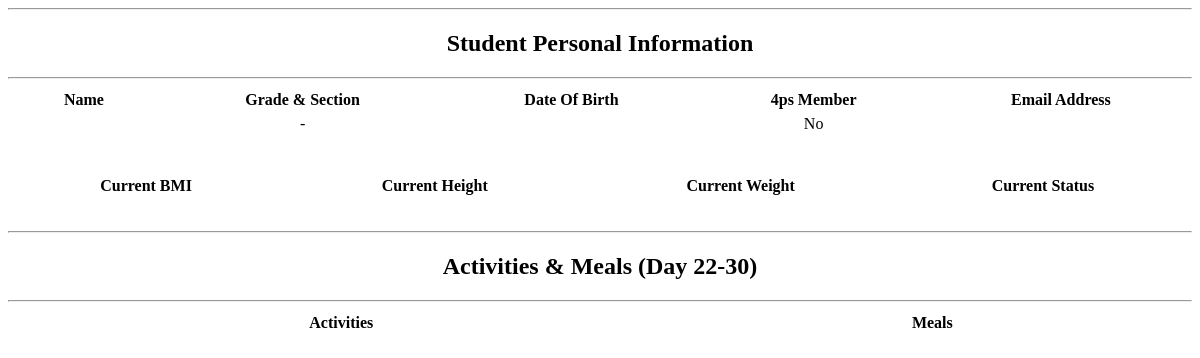
/student-record4.php?id=Montana, run on an earlier commit of the app's database.
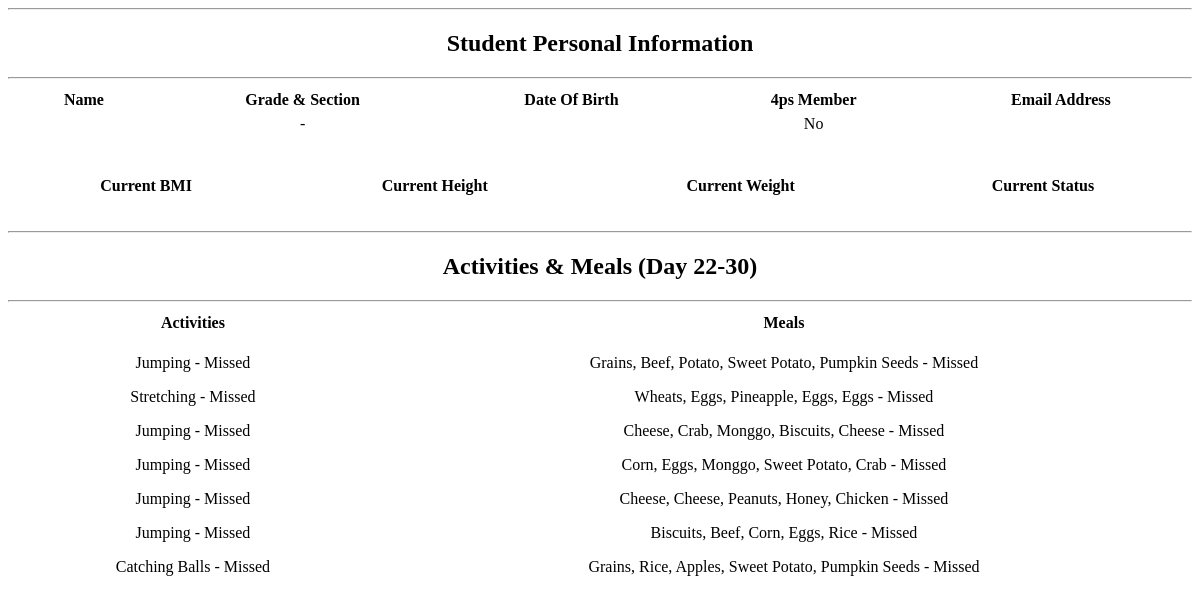
And on a later commit of the database.
### tables this page shows
CREATE TABLE `program_records` (
  `id` int(11) NOT NULL,
  `student_id` varchar(20) NOT NULL,
  `date_started` date NOT NULL,
  `predicted_date` int(11) NOT NULL,
  `foods` varchar(255) NOT NULL,
  `exercises` varchar(255) NOT NULL,
  `day` varchar(50) NOT NULL,
  `food_acknowledge` int(11) NOT NULL,
  `exercise_acknowledge` int(11) NOT NULL,
  `ended_day` date NOT NULL,
  `date_time_created` datetime NOT NULL,
  `date_time_updated` datetime NOT NULL
);

### student-record4.php (the view, shortened to what this page needs)
<?php $id = $_GET['id']?>
<!DOCTYPE html>
<html lang="en">
<head>
</head>
<body>
    <hr>
    <span style="text-align: center;">
        <h2>Student Personal Information</h2>
    </span>
    <hr>
    <table>
        <thead>
            <tr>
                <th>Name</th>
                <th>Grade & Section</th>
                <th>Date Of Birth</th>
                <th>4ps Member</th>
                <th>Email Address</th>
            </tr>
        </thead>
        <tbody>
            <tr>
                <td><?= $rows['student_first_name'] .' '. $rows['student_middle_name'] .' '. $rows['student_last_name'] ?></td>
                <td><?= $rows['student_grade'] .'-'. $rows['student_section'] ?></td>
                <td><?= $rows['student_date_of_birth']?></td>
                <td><?php if($rows['student_four_ps'] == 0){
                    echo 'No';
                } else {
                    echo 'Yes';
                }
                ?></td>
                <td><?= $rows['user_email']?></td>
            </tr>
        </tbody>
    </table>
    <br>
    <br>
    <table>
        <thead>
        <tr>
            <th>Current BMI</th>
            <th>Current Height</th>
            <th>Current Weight</th>
            <th>Current Status</th>
        </tr>
        </thead>
        <tbody>
        <tr>
            <td><?= $rows['health_infos_bmi']?></td>
            <td><?= $rows['health_infos_height']?></td>
            <td><?= $rows['health_infos_weight']?></td>
            <td><?= $rows['health_infos_status']?></td>
        </tr>
        </tbody>
    </table>
    <br>
    <hr>
    <span style="text-align: center;">
        <h2>Activities & Meals (Day 22-30)</h2>
    </span>
    <hr>
    <table>
        <tr>
            <th>Activities</th>
            <th>Meals</th>
        </tr>
        <td>
     <?php
     $sql_daily_activities = "SELECT exercises,exercise_acknowledge, id FROM program_records WHERE student_id = '$id' LIMIT 21, 7";
     $run_daily_activities = mysqli_query($conn,$sql_daily_activities);
     if(mysqli_num_rows($run_daily_activities) > 0){
        foreach ($run_daily_activities as $row2){
            ?>
        <p><?= $row2['exercises'] ?> -
        <?php
            if($row2['exercise_acknowledge'] == 0){
                 echo 'Missed';
            }else{
                echo 'Done';
            }
            ?>
        </p>
    <?php
        }
    }
    ?>
    </td>
    <td>
    <?php
    $sql_program_records = "SELECT * FROM program_records WHERE student_id = '$id' LIMIT 21,7";
    $run_program_records = mysqli_query($conn,$sql_program_records);
    if (mysqli_num_rows($run_program_records) > 0) {
        foreach ($run_program_records as $row3) {
            ?>
            <p><?= $row3['foods'] ?> -
            <?php
            if($row3['food_acknowledge'] == 0){
                 echo 'Missed';
            }else{
                echo 'Done';
            }
            ?>
        </p>
    <?php
        }
    }
    ?>
    </td>
    </table>
</body>
</html>

What changed in the data, as far as the page shows it:
added program_records: exercises "Jumping", exercise_acknowledge "Missed", foods "Grains, Beef, Potato, Sweet Potato, Pumpkin Seeds", food_acknowledge "Missed"
added program_records: exercises "Stretching", exercise_acknowledge "Missed", foods "Wheats, Eggs, Pineapple, Eggs, Eggs", food_acknowledge "Missed"
added program_records: exercises "Jumping", exercise_acknowledge "Missed", foods "Cheese, Crab, Monggo, Biscuits, Cheese", food_acknowledge "Missed"
added program_records: exercises "Jumping", exercise_acknowledge "Missed", foods "Corn, Eggs, Monggo, Sweet Potato, Crab", food_acknowledge "Missed"
added program_records: exercises "Jumping", exercise_acknowledge "Missed", foods "Cheese, Cheese, Peanuts, Honey, Chicken", food_acknowledge "Missed"
added program_records: exercises "Jumping", exercise_acknowledge "Missed", foods "Biscuits, Beef, Corn, Eggs, Rice", food_acknowledge "Missed"
added program_records: exercises "Catching Balls", exercise_acknowledge "Missed", foods "Grains, Rice, Apples, Sweet Potato, Pumpkin Seeds", food_acknowledge "Missed"
